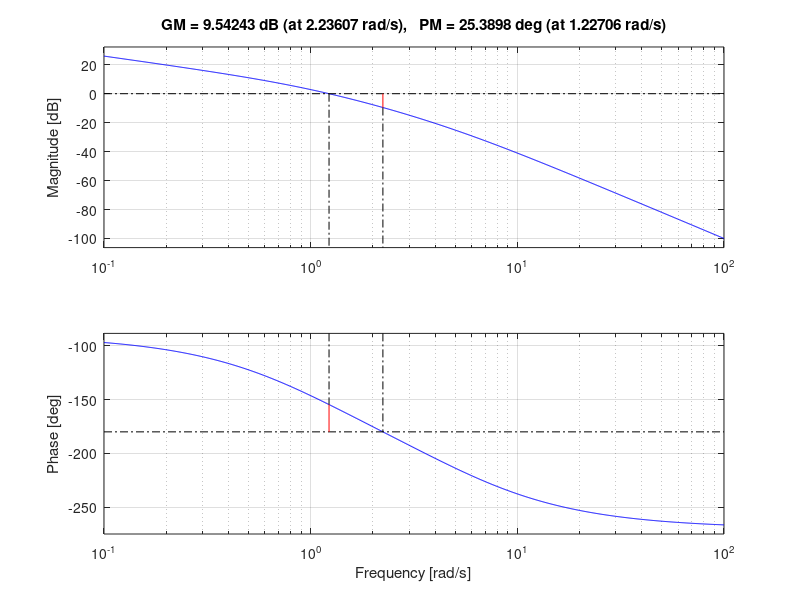

This figure's MATLAB source:
% Obtenha os margens de fase e ganho do sistema para o caso em que K = 10.
num = 10;
den = conv([1 0],conv([1 1],[1 5]))
%den = [1, 6, 5, 0];
sys = tf(num,den);
bode(sys)
margin(sys)
